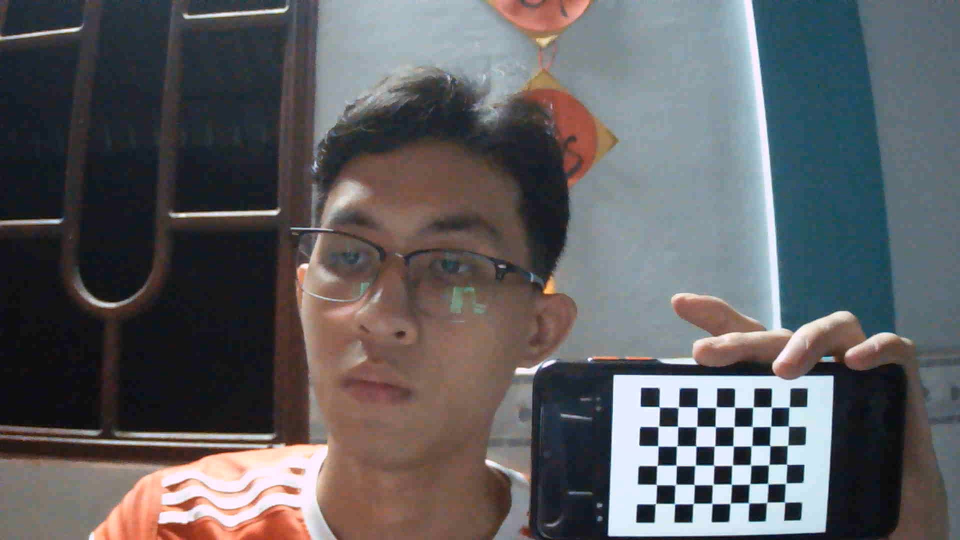
#> input picture depth_to_disparity/imag/test/New folder/im7.jpg, 1920 x 1080 px, found by its file name (shown at 1/2 size)
$ python camera.py
#> lines starting #> are read from the running program, lines starting #| are printed output that depends on the picture; after the words box and inside, x2 and y2 are one past the last pixel; in counts of white or black regions, pixels touching at a corner belong together
import cv2
import numpy as np
import os
import glob

CHECKERBOARD = (6,8)
criteria = (cv2.TERM_CRITERIA_EPS + cv2.TERM_CRITERIA_MAX_ITER, 30, 0.001)

# Creating vector to store vectors of 3D points for each checkerboard image
objpoints = []
# Creating vector to store vectors of 2D points for each checkerboard image
imgpoints = []


# Defining the world coordinates for 3D points
objp = np.zeros((1, CHECKERBOARD[0] * CHECKERBOARD[1], 3), np.float32)
objp[0,:,:2] = np.mgrid[0:CHECKERBOARD[0], 0:CHECKERBOARD[1]].T.reshape(-1, 2)
prev_img_shape = None

img = cv2.imread('./imag/im7.jpg')
#> img is the input picture: shape (1080, 1920, 3); mean B, G, R 96.8, 94.2, 95.2
gray = cv2.cvtColor(img,cv2.COLOR_BGR2GRAY)
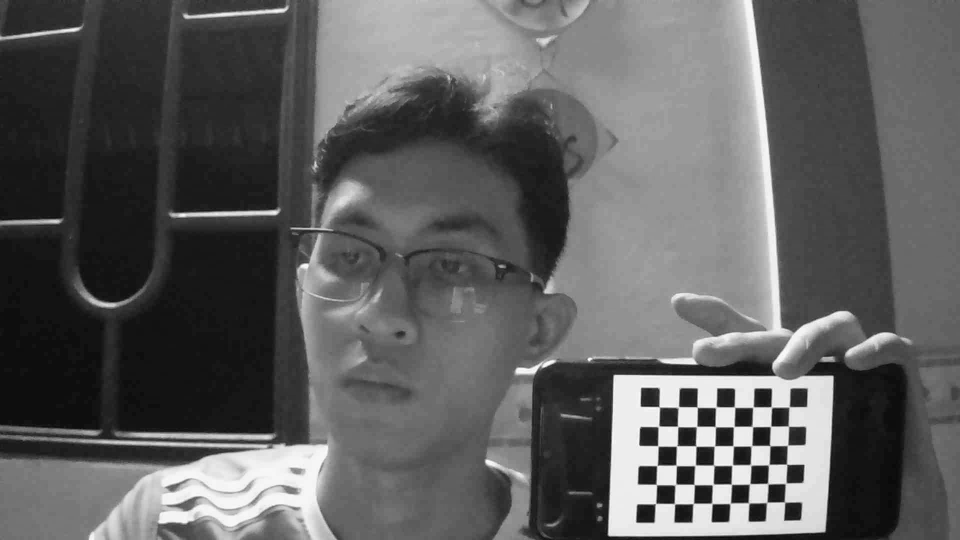
#> gray: shape (1080, 1920) (shown at 1/2 size); min 1, max 255, mean 94.8
# Find the chess board corners
 # If desired number of corners are found in the image then ret = true
ret, corners = cv2.findChessboardCorners(gray, CHECKERBOARD, cv2.CALIB_CB_ADAPTIVE_THRESH + cv2.CALIB_CB_FAST_CHECK + cv2.CALIB_CB_NORMALIZE_IMAGE)
#> ret = True; corners = 48 rows, first 8: [1579.9, 813.4], [1578, 853.5], [1576.1, 890.2], [1573.4, 928.7], [1570.8, 969], [1570.9, 1004.8], [1541.3, 813.6], [1540, 853.8]


if ret == True:
    corners2 = cv2.cornerSubPix(gray, corners, (11,11),(-1,-1), criteria)
#> corners2 = 48 rows, first 8: [1578.8, 814.2], [1577.3, 852.7], [1575.4, 891], [1573.8, 929], [1571.8, 967.1], [1569.6, 1004.5], [1543.1, 814.5], [1541.6, 853.1]

    imgpoints.append(corners2)

    # Draw and display the corners
    img = cv2.drawChessboardCorners(img, CHECKERBOARD, corners2, ret)
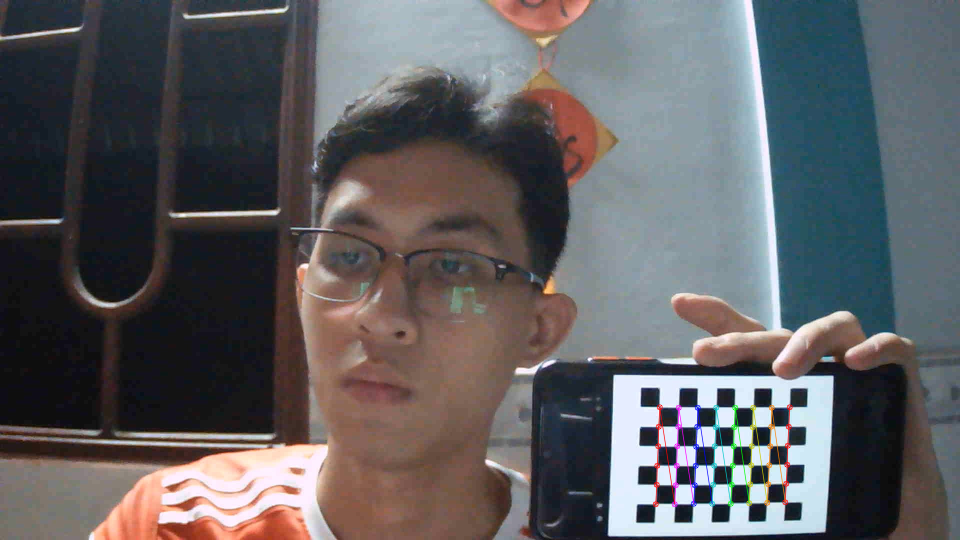
#> img: shape (1080, 1920, 3) (shown at 1/2 size); 0.6% of pixels changed, all inside (x1, y1, x2, y2) = (1305, 808, 1586, 1015)

cv2.namedWindow('img', cv2.WINDOW_NORMAL)  # Tạo cửa sổ hiển thị có thể thay đổi kích thước
img_resized = cv2.resize(img, (500, 500)) # Thay đổi kích thước hình ảnh
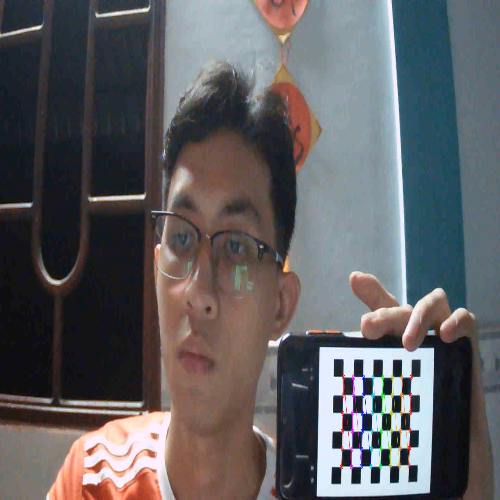
#> img_resized: shape (500, 500, 3); mean B, G, R 96.5, 93.9, 95.1
cv2.imshow('img', img_resized)
cv2.waitKey(0)
cv2.destroyAllWindows()

$ run again, with depth_to_disparity/imag/test/New folder/im1.jpg copied over depth_to_disparity/imag/test/New folder/im7.jpg
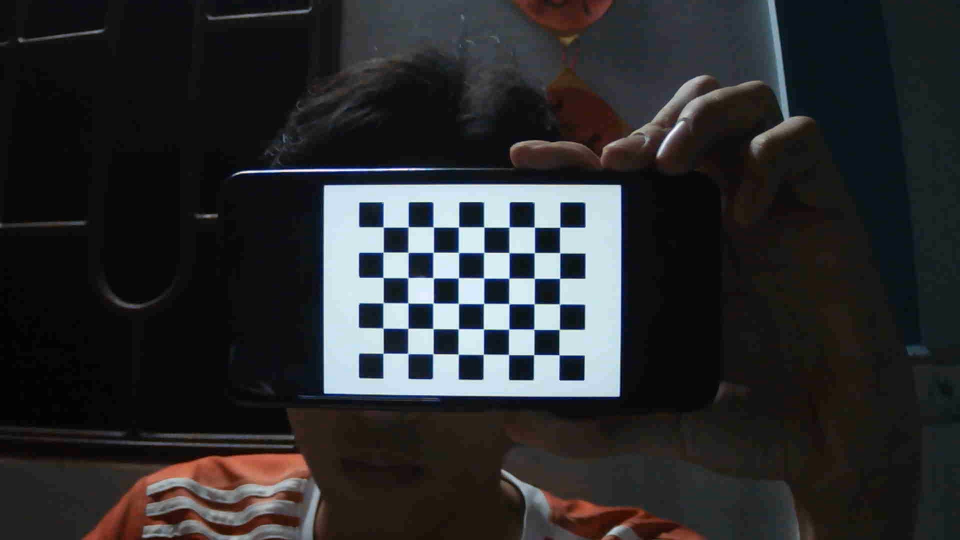
#> input picture depth_to_disparity/imag/test/New folder/im1.jpg, 1920 x 1080 px, found by its file name (shown at 1/2 size)
#> img is the input picture: shape (1080, 1920, 3); mean B, G, R 45.4, 43.9, 43.5
#> `gray = cv2.cvtColor(img,cv2.COLOR_BGR2GRAY)`:
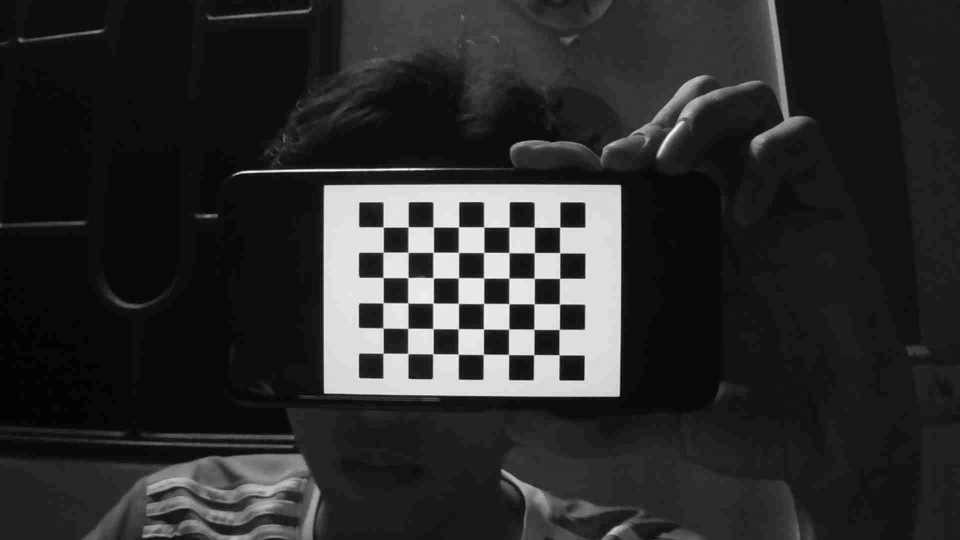
#> gray: shape (1080, 1920) (shown at 1/2 size); min 0, max 254, mean 44
#> ret = True; corners = 48 rows, first 8: [766.8, 707], [766.4, 656.9], [766.5, 606], [766.5, 555.2], [766.3, 504.8], [767.6, 454.9], [815.5, 708], [816.3, 657.4]
#> corners2 = 48 rows, first 8: [766.5, 707], [766.4, 656.5], [766.7, 605.9], [766.6, 555.4], [766.7, 504.7], [766.8, 454.5], [816.2, 707.4], [816.3, 657.1]
#> img: shape (1080, 1920, 3); 0.74% of pixels changed, all inside (x1, y1, x2, y2) = (760, 448, 1127, 717)
#> `img_resized = cv2.resize(img, (500, 500))`:
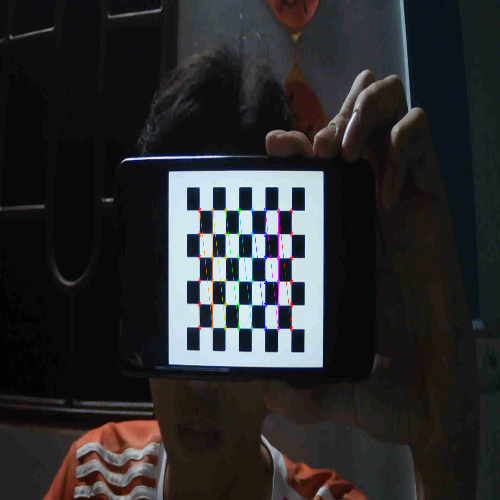
#> img_resized: shape (500, 500, 3); mean B, G, R 45.1, 43.7, 43.5

$ run again, with depth_to_disparity/imag/test/New folder/im11.jpg copied over depth_to_disparity/imag/test/New folder/im7.jpg
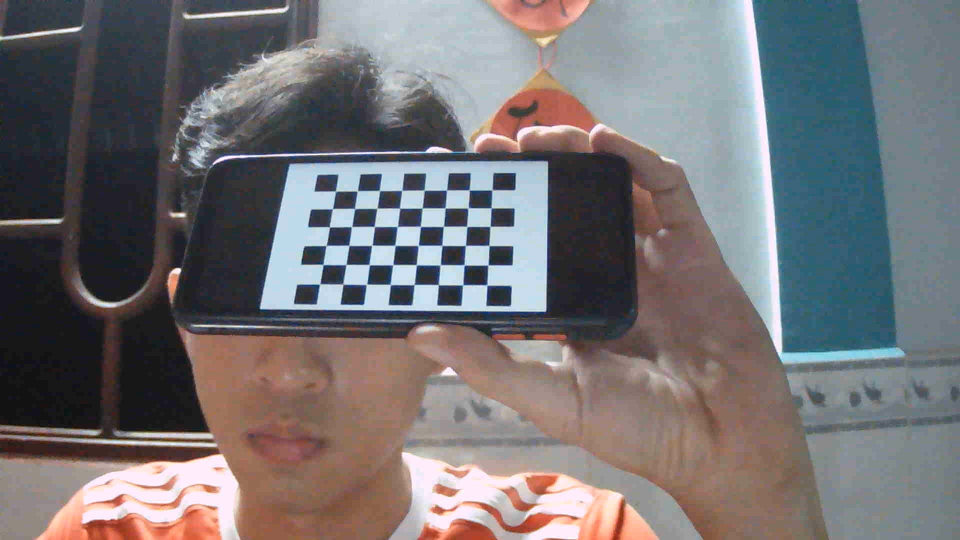
#> input picture depth_to_disparity/imag/test/New folder/im11.jpg, 1920 x 1080 px, found by its file name (shown at 1/2 size)
#> img is the input picture: shape (1080, 1920, 3); mean B, G, R 115.7, 113.4, 116.2
#> `gray = cv2.cvtColor(img,cv2.COLOR_BGR2GRAY)`:
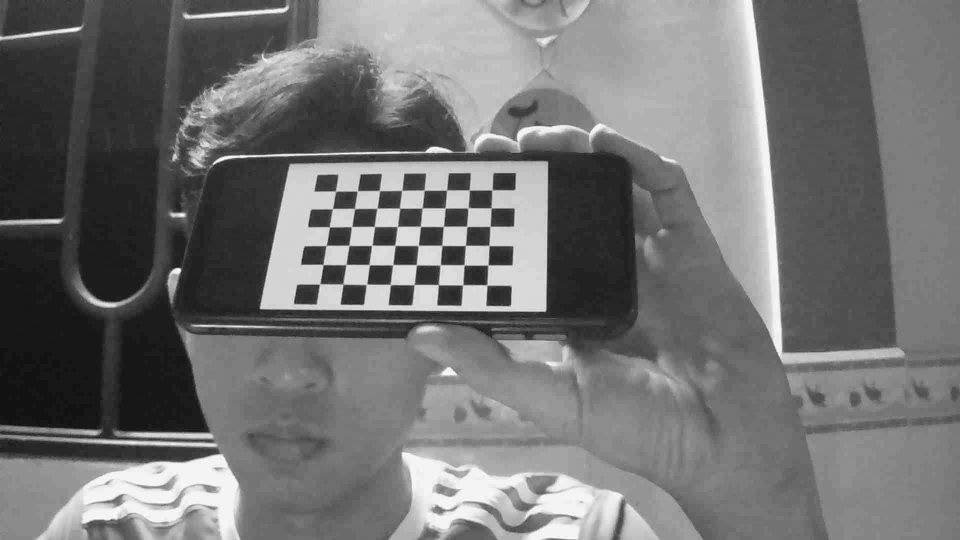
#> gray: shape (1080, 1920) (shown at 1/2 size); min 5, max 254, mean 114.5
#> ret = True; corners = 48 rows, first 8: [983.4, 381.1], [983.1, 416.2], [981.4, 452.8], [978.7, 491.7], [976, 531.1], [975.1, 571.3], [938, 379.6], [937.3, 414.4]
#> corners2 = 48 rows, first 8: [984.5, 380.3], [982.6, 416.3], [980.5, 453.3], [978.5, 491.4], [976.4, 530.5], [974.3, 570.4], [938.8, 380.4], [936.6, 416.1]
#> img: shape (1080, 1920, 3); 0.6% of pixels changed, all inside (x1, y1, x2, y2) = (634, 374, 991, 577)
#> `img_resized = cv2.resize(img, (500, 500))`:
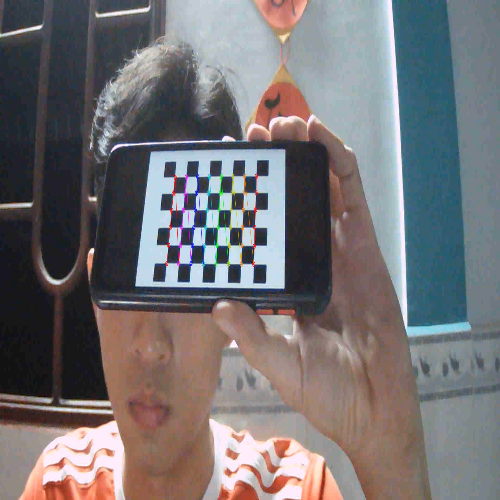
#> img_resized: shape (500, 500, 3); mean B, G, R 115.4, 113.2, 116.2

$ run again, with depth_to_disparity/imag/test/New folder/im12.jpg copied over depth_to_disparity/imag/test/New folder/im7.jpg
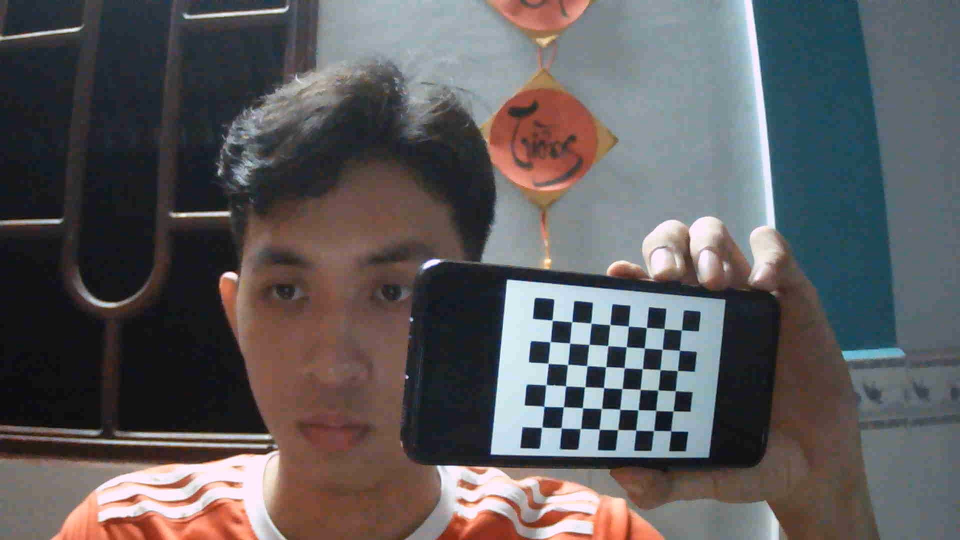
#> input picture depth_to_disparity/imag/test/New folder/im12.jpg, 1920 x 1080 px, found by its file name (shown at 1/2 size)
#> img is the input picture: shape (1080, 1920, 3); mean B, G, R 92.4, 90.8, 93.9
#> `gray = cv2.cvtColor(img,cv2.COLOR_BGR2GRAY)`:
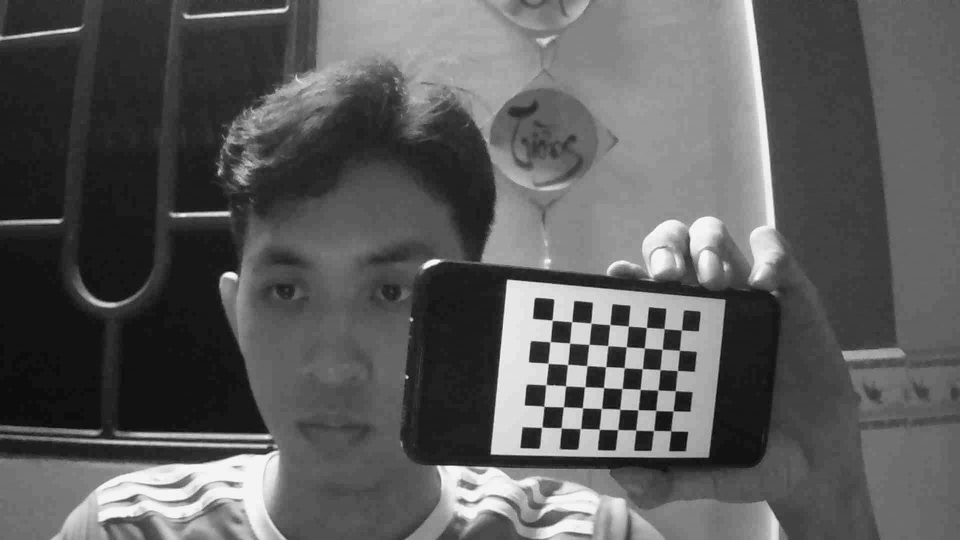
#> gray: shape (1080, 1920) (shown at 1/2 size); min 3, max 254, mean 91.9
#> ret = True; corners = 48 rows, first 8: [1085.3, 853.6], [1089, 813.5], [1092.5, 770.5], [1096.1, 727.5], [1098.9, 685.9], [1103.3, 639.8], [1122.5, 856.5], [1126.4, 815.3]
#> corners2 = 48 rows, first 8: [1084.1, 854.8], [1088.4, 813.1], [1092.5, 769.9], [1096.7, 727.1], [1100.6, 683.9], [1104.7, 640.9], [1122.9, 856.1], [1127.2, 814.1]
#> img: shape (1080, 1920, 3); 0.64% of pixels changed, all inside (x1, y1, x2, y2) = (1078, 635, 1370, 869)
#> `img_resized = cv2.resize(img, (500, 500))`:
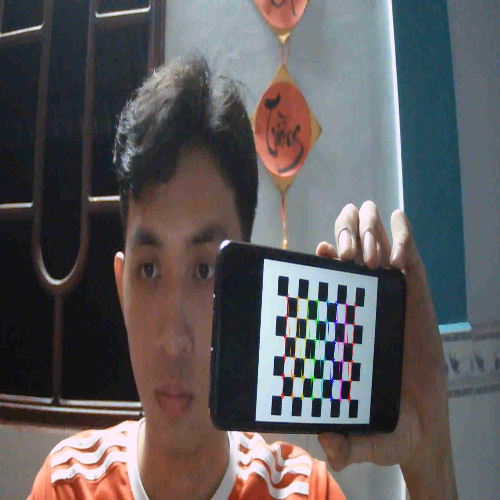
#> img_resized: shape (500, 500, 3); mean B, G, R 92.1, 90.6, 93.9
